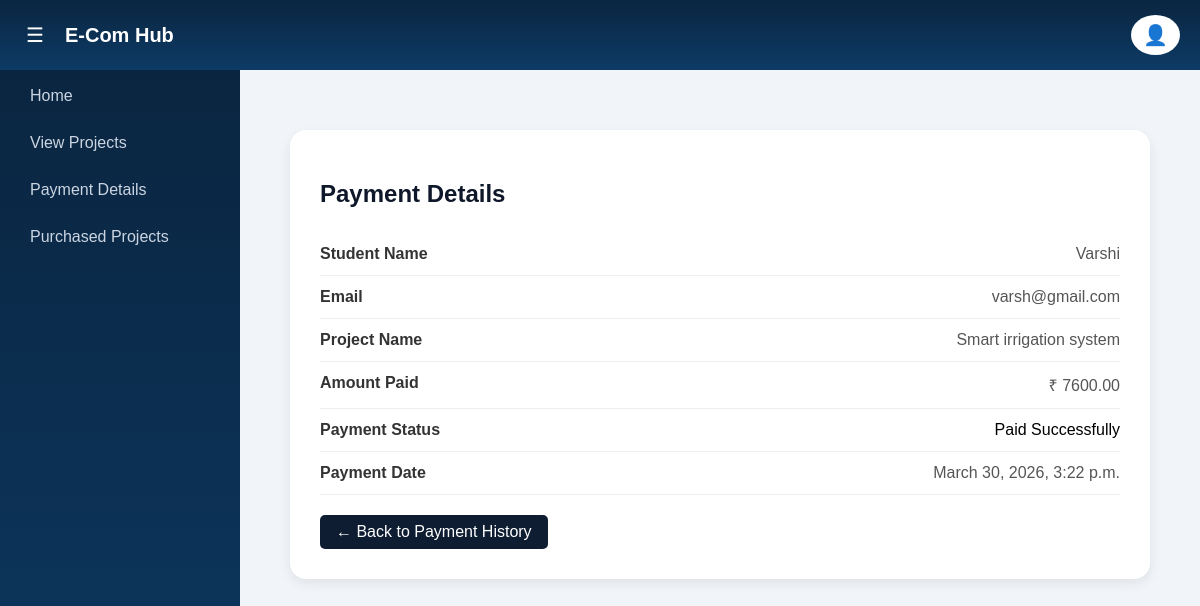
Screenshot of /payment-details/97/ (signed in) with the database file from the repository.
### ecom_app/models.py (models this page shows, shortened)
class Payment(models.Model):
    PAYMENT_STATUS = (
        ('PENDING', 'Pending'),
        ('SUCCESS', 'Success'),
        ('FAILED', 'Failed'),
    )
    PAYMENT_MODE = (
        ('UPI', 'UPI'),
        ('DEBIT_CARD', 'Debit Card'),
        ('CREDIT_CARD', 'Credit Card'),
        ('WALLET', 'Wallet'),
    )
    user = models.ForeignKey(CustomUser, on_delete=models.CASCADE)
    project = models.ForeignKey(Project, on_delete=models.CASCADE)
    transaction_id = models.CharField(max_length=255, unique=True)
    phonepe_transaction_id = models.CharField(max_length=255, blank=True, null=True)
    payment_mode = models.CharField(max_length=20, choices=PAYMENT_MODE)
    amount = models.DecimalField(max_digits=10, decimal_places=2)
    status = models.CharField(max_length=10, choices=PAYMENT_STATUS, default='PENDING')
    payment_response = models.TextField(blank=True, null=True)
    created_at = models.DateTimeField(default=timezone.now)

class CustomUser(AbstractUser):
    ROLE_CHOICES = (
        ('ADMIN', 'Admin'),
        ('STUDENT', 'Student'),
    )
    role = models.CharField(max_length=10, choices=ROLE_CHOICES, default='STUDENT')
    phone_number = models.CharField(max_length=15, null=True, blank=True)
    college_name = models.CharField(max_length=255, null=True, blank=True)
    department = models.CharField(max_length=255, null=True, blank=True)
    year_of_study = models.CharField(max_length=50, null=True, blank=True)
    address = models.TextField(max_length=255, null=True, blank=True)
    city = models.CharField(max_length=100, null=True, blank=True)
    state = models.CharField(max_length=100, null=True, blank=True)
    pincode = models.CharField(max_length=10, null=True, blank=True)
    is_student_registered = models.BooleanField(default=False)
    is_student_registered = models.BooleanField(default=False)

class Project(models.Model):
    CATEGORY_CHOICES = (
        ('AI', 'Artificial Intelligence'),
        ('ML', 'Machine Learning'),
        ('DL', 'Deep Learning'),
        ('WEB', 'Web Development'),
        ('IOT', 'Internet of Things'),
        ('DATA', 'Data Science'),
    )
    title = models.CharField(max_length=255)
    video = models.FileField(upload_to='videos/', null=True, blank=True)
    description = models.TextField()
    category = models.CharField(max_length=50, choices=CATEGORY_CHOICES)
    price = models.DecimalField(max_digits=10, decimal_places=2)
    google_drive_link = models.URLField()
    project_image = models.ImageField(upload_to='projects/', null=True, blank=True)
    created_at = models.DateTimeField(auto_now_add=True)

### ecom_app/views.py (the view)
# urls.py: path('payment-details/<int:id>/', views.admin_payment_details, name='admin_payment_details'),
@login_required
def admin_payment_details(request, id):
    payment = get_object_or_404(Payment, id=id)
    return render(request, 'store/admin_payment_details.html', {
        'payment': payment
    })

### ecom_app/templates/store/admin_payment_details.html (shortened to what this page needs)
{% extends "store/admin_base.html" %}
{% block content %}
<div class="details-card">
    <h2 class="page-title">Payment Details</h2>
    <div class="details-row">
        <span class="label">Student Name</span>
        <span class="value">{{ payment.user.username }}</span>
    </div>
    <div class="details-row">
        <span class="label">Email</span>
        <span class="value">{{ payment.user.email }}</span>
    </div>
    <div class="details-row">
        <span class="label">Project Name</span>
        <span class="value">{{ payment.project.title }}</span>
    </div>
    <div class="details-row">
        <span class="label">Amount Paid</span>
        <span class="value">₹ {{ payment.amount }}</span>
    </div>
    <div class="details-row">
        <span class="label">Payment Status</span>
        {% if payment.status == "SUCCESS" %}
        <span class="value-status-success">Paid Successfully</span>
        {% else %}
        <span class="value-status-pending" style="color:orange;">Pending</span>
        {% endif %}
    </div>
    <div class="details-row">
        <span class="label">Payment Date</span>
        <span class="value">{{ payment.created_at }}</span>
    </div>
    <a href="{% url 'admin_payment_history' %}" class="back-btn">
        ← Back to Payment History
    </a>
</div>
{% endblock %}

### ecom_app/templates/store/admin_base.html (style rules this page uses)
body { margin: 0; font-family: Arial, Helvetica, sans-serif; background: #f1f5f9; }

### ecom_app/templates/store/admin_payment_details.html (style rules this page uses)
.details-card { max-width: 800px; margin: 40px auto; background: white; padding: 30px; border-radius: 16px; box-shadow: 0 4px 12px rgba(0, 0, 0, 0.08); }
.page-title { font-size: 24px; font-weight: 600; margin-bottom: 25px; color: #0f172a; }
.details-row { display: flex; justify-content: space-between; padding: 12px 0; border-bottom: 1px solid #eee; transition: 0.2s; }
.label { font-weight: 600; color: #333; }
.value { color: #555; }
.back-btn { margin-top: 20px; display: inline-block; padding: 8px 16px; background: #0e1d32; color: white; border-radius: 5px; text-decoration: none; }

### rows the page displays
Payment: user.username "Varshi", user.email "varsh@gmail.com", project "Smart irrigation system", amount "7600.00", created_at "March 30, 2026, 3:22 p.m."
